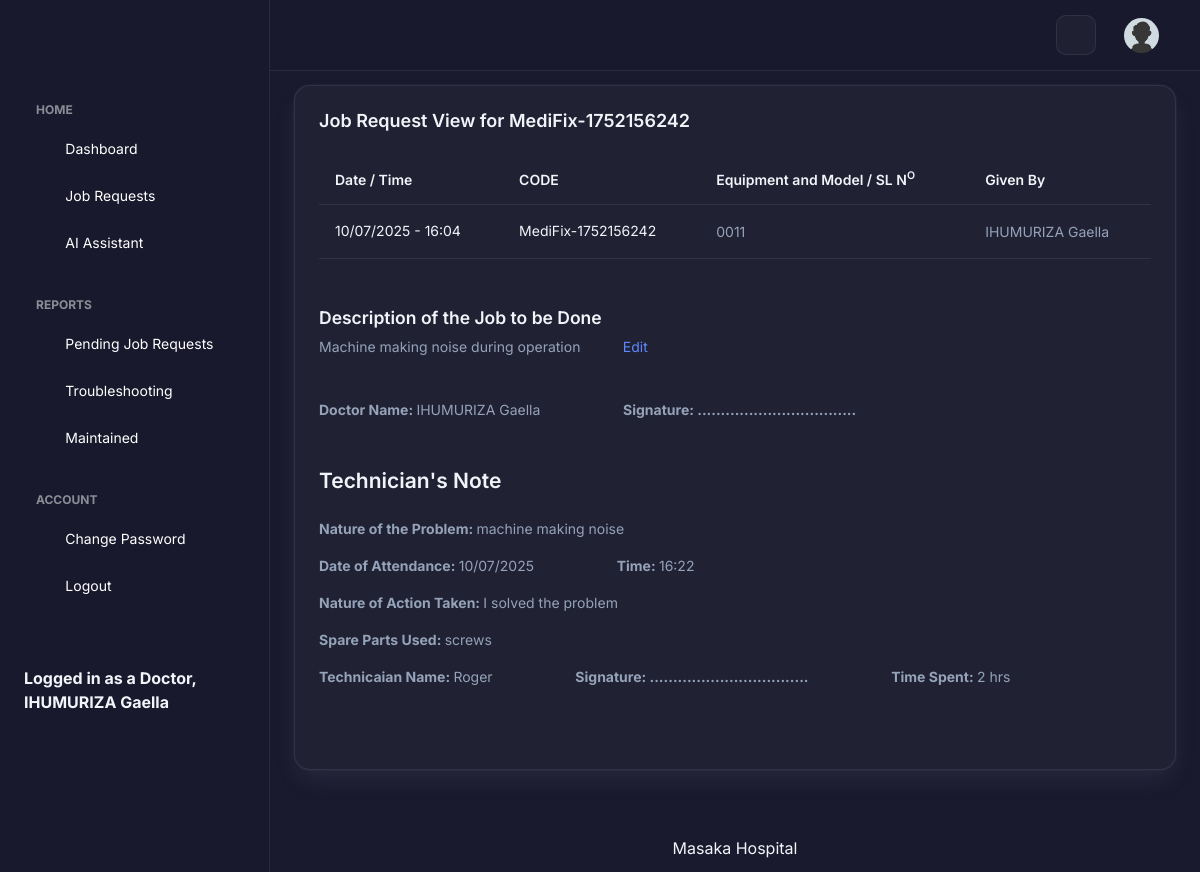
/run/job-request-view?code=MediFix-1752156242 (signed in), run on the app's committed database.
### tables this page shows
CREATE TABLE `jobs` (
  `id` int(11) NOT NULL,
  `code` varchar(100) NOT NULL,
  `equipment` varchar(1000) NOT NULL,
  `givenby` int(11) NOT NULL,
  `airef` int(11) NOT NULL,
  `info` mediumtext NOT NULL,
  `tech` mediumtext DEFAULT NULL,
  `recdt` varchar(50) NOT NULL,
  `status` int(1) NOT NULL DEFAULT 0
);

CREATE TABLE `doctors` (
  `id` int(11) NOT NULL,
  `fullname` varchar(100) NOT NULL,
  `specification` varchar(100) NOT NULL,
  `email` varchar(100) NOT NULL,
  `phone` varchar(100) NOT NULL,
  `password` varchar(100) NOT NULL,
  `deleted` int(1) NOT NULL DEFAULT 0
);

CREATE TABLE `jobsdone` (
  `id` varchar(100) NOT NULL,
  `problem` mediumtext NOT NULL,
  `action` mediumtext NOT NULL,
  `spare` varchar(1000) NOT NULL,
  `timespent` varchar(100) NOT NULL,
  `tech` int(11) NOT NULL,
  `recdt` varchar(100) NOT NULL
);

CREATE TABLE `users` (
  `id` int(11) NOT NULL,
  `idcard` varchar(100) NOT NULL,
  `fullname` varchar(100) NOT NULL,
  `email` varchar(100) NOT NULL,
  `phone` varchar(100) NOT NULL,
  `password` varchar(100) NOT NULL,
  `deleted` int(1) NOT NULL DEFAULT 0
);

### run/job-request-view.php (the view, shortened to what this page needs)
<!doctype html>
<html lang="en">
<head>
    <link rel="stylesheet" href="../assets/css/styles.min.css" />
    <link rel="stylesheet" href="../assets/css/premium-theme.css" />
</head>
<body>
    <div class="page-wrapper" id="main-wrapper" data-layout="vertical" data-navbarbg="skin6" data-sidebartype="full" data-sidebar-position="fixed" data-header-position="fixed">
        <aside class="left-sidebar">
            <div>
                <div class="brand-logo d-flex align-items-center justify-content-between">
                </div>
                <?php include('doctor-menu.php'); ?>
            </div>
        </aside>
        <div class="body-wrapper">
            <header class="app-header">
                <nav class="navbar navbar-expand-lg navbar-light">
                    <div class="navbar-collapse justify-content-end px-0" id="navbarNav">
                        <ul class="navbar-nav flex-row ms-auto align-items-center justify-content-end">
                            <li class="nav-item"><button class="theme-toggle-btn" title="Toggle Theme"><i class="ti ti-sun"></i></button></li>
              <li class="nav-item dropdown">
                                <a class="nav-link nav-icon-hover" href="javascript:void(0)" id="drop2" data-bs-toggle="dropdown" aria-expanded="false">
                                    <img src="../assets/images/profile/user-1.jpg" alt="" width="35" height="35" class="rounded-circle">
                                </a>
                            </li>
                        </ul>
                    </div>
                </nav>
            </header>
            <div class="container-fluid">
                <div class="col-lg-12 d-flex align-items-stretch" id="mydiv">
                    <div class="card w-100">
                        <div class="card-body p-4">
                            <h5 class="card-title fw-semibold mb-4">Job Request View for <?php echo $_GET['code']; ?></h5>
                            <div class="table-responsive">
                                <table class="table text-nowrap mb-0 align-middle">
                                    <thead class="text-dark fs-4">
                                        <tr>
                                            <th class="border-bottom-0">
                                                <h6 class="fw-semibold mb-0">Date / Time</h6>
                                            </th>
                                            <th class="border-bottom-0">
                                                <h6 class="fw-semibold mb-0">CODE</h6>
                                            </th>
                                            <th class="border-bottom-0">
                                                <h6 class="fw-semibold mb-0">Equipment and Model / SL N<sup>O</sup></h6>
                                            </th>
                                            <th class="border-bottom-0">
                                                <h6 class="fw-semibold mb-0">Given By</sup></h6>
                                            </th>
                                        </tr>
                                    </thead>
                                    <tbody>
                                        <?php
                                        include('connector.php');
                                        $query = mysqli_query($connect, "SELECT * FROM jobs WHERE code ='" . $_GET['code'] . "'");
                                        $row = mysqli_fetch_array($query);
                                        $queryp = mysqli_query($connect, "SELECT * FROM doctors WHERE id ='" . $row['givenby'] . "'");
                                        $rowp = mysqli_fetch_array($queryp);
                                        echo "<tr>
                                            <td class='border-bottom-0'>
                                                <h6 class='mb-0 fw-normal'>" . date('d/m/Y - H:i', $row['recdt']) . "</h6>
                                            </td>
                                            <td class='border-bottom-0'>
                                                <h6 class='mb-0 fw-normal'>" . $row['code'] . "</h6>
                                            </td>
                                            <td class='border-bottom-0'>
                                                <p class='mb-0 fw-normal'>" . $row['equipment'] . "</p>
                                            </td>
                                            <td class='border-bottom-0'>
                                                <p class='mb-0 fw-normal'>" . $rowp['fullname'] . "</p>
                                            </td>
                                            </tr>";
                                        ?>
                                    </tbody>
                                </table>
                                <div>
                                    <h5 class="fw-semibold mb-2 mt-5">Description of the Job to be Done</h5>
                                    <?php
                                    echo "<p class='mb-0 fw-normal'>" . $row['info'] . " &nbsp;&nbsp;&nbsp;&nbsp;&nbsp; <a href='edit-ask-ai?code=".$_GET['code']."'><i class='ti ti-pencil'></i> Edit</a> </p>";
                                    ?>
                                </div>
                                <?php
                                    echo "<div><br><br>
                                        <p class='mb-3 fw-normal'>
                                            <b>Doctor Name: </b>" . $rowp['fullname'] . "&nbsp;&nbsp;&nbsp;&nbsp;&nbsp;&nbsp;&nbsp;&nbsp;&nbsp;&nbsp;&nbsp;&nbsp;&nbsp;&nbsp;&nbsp;&nbsp;&nbsp;&nbsp;&nbsp;&nbsp;
                                            <b>Signature: ..................................</b>
                                        </p>
                                    </div>";
                                ?>
                                <?php
                                    if ($row['tech'] != NULL) {
                                        $querytech = mysqli_query($connect, "SELECT * FROM jobsdone WHERE id ='" . $row['tech'] . "'");
                                        $rowtech = mysqli_fetch_array($querytech);
                                        $queryt = mysqli_query($connect, "SELECT * FROM users WHERE id ='" . $rowtech['tech'] . "'");
                                        $rowt = mysqli_fetch_array($queryt);
                                        echo "<div>
                                                <h4 class='fw-semibold mb-4 mt-5'>Technician's Note</h4>
                                                <p class='mb-3 fw-normal'><b>Nature of the Problem: </b>" . $rowtech['problem'] . "</p>
                                                <p class='mb-3 fw-normal'>
                                                    <b>Date of Attendance: </b>" . date('d/m/Y', $rowtech['recdt']) . "&nbsp;&nbsp;&nbsp;&nbsp;&nbsp;&nbsp;&nbsp;&nbsp;&nbsp;&nbsp;&nbsp;&nbsp;&nbsp;&nbsp;&nbsp;&nbsp;&nbsp;&nbsp;&nbsp;&nbsp;
                                                    <b>Time: </b>" . date('H:i', $rowtech['recdt']) . "
                                                </p>
                                                <p class='mb-3 fw-normal'><b>Nature of Action Taken: </b>" . $rowtech['action'] . "</p>
                                                <p class='mb-3 fw-normal'><b>Spare Parts Used: </b>" . $rowtech['spare'] . "</p>
                                                <p class='mb-3 fw-normal'>
                                                    <b>Technicaian Name: </b>" . $rowt['fullname'] . "&nbsp;&nbsp;&nbsp;&nbsp;&nbsp;&nbsp;&nbsp;&nbsp;&nbsp;&nbsp;&nbsp;&nbsp;&nbsp;&nbsp;&nbsp;&nbsp;&nbsp;&nbsp;&nbsp;&nbsp;
                                                    <b>Signature: ..................................</b>&nbsp;&nbsp;&nbsp;&nbsp;&nbsp;&nbsp;&nbsp;&nbsp;&nbsp;&nbsp;&nbsp;&nbsp;&nbsp;&nbsp;&nbsp;&nbsp;&nbsp;&nbsp;&nbsp;&nbsp;
                                                    <b>Time Spent: </b> " . $rowtech['timespent'] . "
                                                </p>
                                            </div>";
                                    }
                                ?>
                                <br><br>
                            </div>
                        </div>
                    </div>
                </div>
            </div>
            <div class="py-6 px-6 text-center">
                <p class="mb-0 fs-4">Masaka Hospital</p>
            </div>
        </div>
    </div>
</body>
</html>

### assets/css/premium-theme.css (style rules this page uses)
:root { --primary-color: #3b82f6; --primary-hover: #2563eb; --bg-gradient-1: #1a1a2e; --bg-gradient-2: #16213e; --text-main: #f1f5f9; --text-muted: #94a3b8; --glass-bg: rgba(255, 255, 255, 0.03); --glass-border: rgba(255, 255, 255, 0.08); --input-bg: rgba(26, 26, 46, 0.8); --input-border: rgba(255, 255, 255, 0.1); --card-shadow: 0 25px 50px -12px rgba(0, 0, 0, 0.7); --danger: #ef4444; --success: #10b981; }
body { font-family: 'Inter', sans-serif !important; background-color: var(--bg-gradient-1); color: var(--text-main); min-height: 100vh; margin: 0; }
.body-wrapper { background: transparent !important; }
.left-sidebar { background: rgba(26, 26, 46, 0.9) !important; backdrop-filter: blur(12px); border-right: 1px solid var(--glass-border); }
.app-header { background: rgba(26, 26, 46, 0.9) !important; backdrop-filter: blur(12px); border-bottom: 1px solid var(--glass-border); }
.card { background: var(--glass-bg) !important; border: 1px solid var(--glass-border) !important; color: var(--text-main) !important; border-radius: 16px !important; }
.card-title, .card h1, .card h2, .card h3, .card h4, .card h5, .card h6 { color: var(--text-main) !important; }
.table { color: var(--text-main) !important; background: transparent !important; }
.table thead th { color: var(--text-main) !important; border-bottom: 1px solid var(--glass-border) !important; }
.table tbody td { border-bottom: 1px solid var(--glass-border) !important; color: var(--text-main) !important; }
.fw-semibold { color: var(--text-main) !important; }
p.fw-normal { color: var(--text-muted) !important; }
.theme-toggle-btn { background: var(--glass-bg); border: 1px solid var(--glass-border); color: var(--text-main); width: 40px; height: 40px; border-radius: 10px; display: flex; align-items: center; justify-content: center; cursor: pointer; font-size: 1.2rem; transition: all 0.3s ease; margin-right: 12px; }
body, .left-sidebar, .app-header, .card, .table, .sidebar-link, .sidebar-link span, .sidebar-link .hide-menu { transition: background-color 0.3s ease, color 0.3s ease, border-color 0.3s ease; }

### data on the page
jobs: recdt "10/07/2025 - 16:04", code "MediFix-1752156242", equipment "0011", info "Machine making noise during operation"
doctors: fullname "IHUMURIZA Gaella"
jobsdone: problem "machine making noise", recdt "10/07/2025", recdt "16:22", action "I solved the problem", spare "screws", timespent "2 hrs"
users: fullname "Roger"

### other printed values
$_SESSION['hbUser_Type'] "Doctor"
$_SESSION['hbUser_Name'] "IHUMURIZA Gaella"
$_GET['code'] "MediFix-1752156242"
